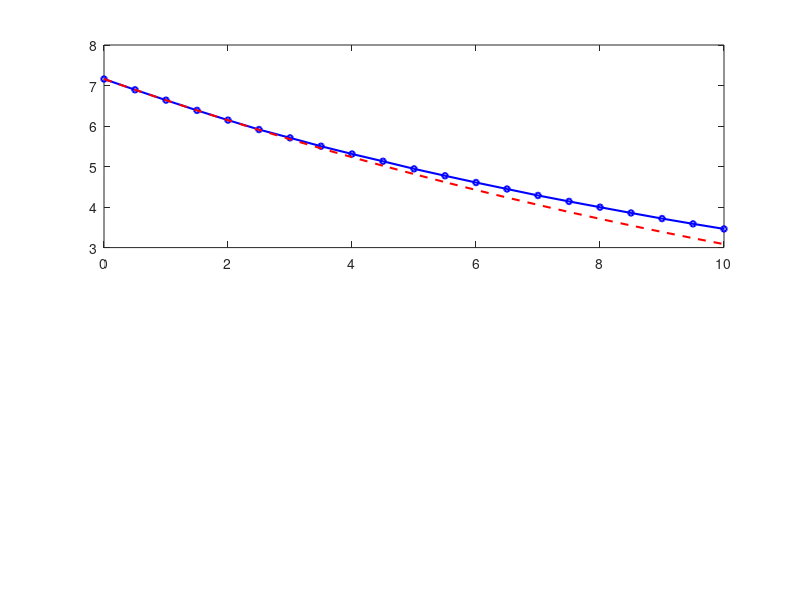

MATLAB code for this plot: (Note: this script raises an error after producing the figure.)
%% Longstaff - Schwartz method (LSM) for Bermudan options' pricing

clear; clc;

S0 = 100;
K = 102;
r = 0.02; % We need r as we price under ℚ
sigma = 0.18;
T = 1; % The option has a (total) life of one year
T1 = 0.5;

q = 0; % By modifying the paid dividends we observe how much the values 
% get different between a Bermudan and an European (q > 0)

d1 = (log(S0/K) + (r + 0.5*sigma^2)*(T-T1))/(sigma*sqrt(T-T1));

d2 = (log(S0/K) + (r - 0.5*sigma^2)*(T-T1))/(sigma*sqrt(T-T1));
    % or d1 - sigma*sqrt(T-T1)
    
Nd1 = normcdf(d1);

Nd2 = normcdf(d2);

%% Case 1: Only one intermediary exercise date, T1 = 0.5 (6 months)
% Simulate M = 100,000 paths

clc;

M = 100000;

St1 = zeros(M,1);
St_final = zeros(M,1);

for i=1:M

    z1 = randn;
    z2 = randn;

    % We need two standardized gaussian random variables, as Brownian 
    % motions from where z descend have independent increment

    S1 = S0*exp((r - q - 0.5*sigma^2)*T1 + sqrt(T1)*sigma*z1);
    ST = S1*exp((r - q - 0.5*sigma^2)*(T-T1) + sqrt(T-T1)*sigma*z2);
    St1(i,1) = S1;
    St_final(i,1) = ST;

end

stock_path = [St1, St_final];

% Compute continuation value at T1 (intermediary date)
% Discount payoff of the European Call at T1 and check the moneyness

discounted_payoff = exp(-r*(T-T1))*max(stock_path(:,2)-K, 0);

ITM = stock_path(:,1) > K; % Boolean 0-1

% Keep only the ITM stock. It increases the algorithm efficiency and
% makes sense since if the option is OTM at T1 we have no incentive to
% exercise it

S1_itm = stock_path(ITM, 1);
discounted_payoff_itm  = discounted_payoff(ITM);

% We run an OLS regression to estimate continuation value at T1

iota = ones(size(S1_itm));

X_itm = [iota, S1_itm, S1_itm.^2];
beta = X_itm \ discounted_payoff_itm;
continuation_value_itm = X_itm * beta;

% Compare immediate payoff with continuation value
immediate_payoff_itm = S1_itm - K;
early_exercise_itm = immediate_payoff_itm > continuation_value_itm;

cashflow_t0 = exp(-r*T) * max(stock_path(:,2) - K, 0);

itm_indices = find(ITM);
exercise_indices = itm_indices(early_exercise_itm);
cashflow_t0(exercise_indices) = exp(-r*T1) * (stock_path(exercise_indices, 1) - K);

% Final price
bermudan_price = mean(cashflow_t0);
european_mc_price = mean(exp(-r*T) * max(stock_path(:,2) - K, 0));

fprintf('Bermudan Call Price (LSM): %.4f\n', bermudan_price);
fprintf('European Call Price (MC):  %.4f\n', european_mc_price);

% As expected, we have that, in absence of dividends, 
% the two prices cohincide, hence determining an exercise premium of 0. 

% If we set a dividend q, then if we take care of the downward bias
% we have Bermudan > European

%% Sensitivity plot: Bermudan vs European price as dividend yield q varies

rng(42);
z1_vec = randn(M,1);
z2_vec = randn(M,1);

q_vec = 0:0.005:0.10; % q varies from 0 to 10%
berm_vec = zeros(size(q_vec));
euro_vec = zeros(size(q_vec));

for k = 1:length(q_vec)
    q_curr = q_vec(k);
    
    % New stock path
    St1_q = S0*exp((r - q_curr - 0.5*sigma^2)*T1 + sqrt(T1)*sigma*z1_vec);
    St_final_q = St1_q.*exp((r - q_curr - 0.5*sigma^2)*(T-T1) + sqrt(T-T1)*sigma*z2_vec);
    stock_path_q = [St1_q, St_final_q];
    
    % Same as before
    discounted_payoff_q = exp(-r*(T-T1))*max(stock_path_q(:,2)-K, 0);
    ITM_q = stock_path_q(:,1) > K;
    
    S1_itm_q = stock_path_q(ITM_q, 1);
    discounted_payoff_itm_q = discounted_payoff_q(ITM_q);
    
    iota_q = ones(size(S1_itm_q));
    X_itm_q = [iota_q, S1_itm_q, S1_itm_q.^2, S1_itm_q.^3]; % Grado 3 riduce il downward bias
    beta_q = X_itm_q \ discounted_payoff_itm_q;
    continuation_value_itm_q = X_itm_q * beta_q;
    
    immediate_payoff_itm_q = S1_itm_q - K;
    early_exercise_itm_q = immediate_payoff_itm_q > continuation_value_itm_q;
    
    cashflow_t0_q = exp(-r*T) * max(stock_path_q(:,2) - K, 0);
    itm_indices_q = find(ITM_q);
    exercise_indices_q = itm_indices_q(early_exercise_itm_q);
    cashflow_t0_q(exercise_indices_q) = exp(-r*T1) * (stock_path_q(exercise_indices_q, 1) - K);
    
    berm_vec(k) = mean(cashflow_t0_q);
    euro_vec(k) = mean(exp(-r*T) * max(stock_path_q(:,2) - K, 0));
end

figure;
subplot(2,1,1);
plot(q_vec*100, berm_vec, 'b-o', 'LineWidth', 1.5, 'MarkerSize', 4); hold on;
plot(q_vec*100, euro_vec, 'r--', 'LineWidth', 1.5);
xline(r*100, 'k:', 'q = r');
grid on;
xlabel('Dividend yield q (%)');
ylabel('Option Price');
title('Bermudan Call vs European Call as q varies');
legend('Bermudan Call (LSM)', 'European Call (MC)', 'Location', 'northeast');

subplot(2,1,2);
plot(q_vec*100, berm_vec - euro_vec, 'k-s', 'LineWidth', 1.5, 'MarkerSize', 4);
xline(r*100, 'k:', 'q = r');
yline(0, 'k-');
grid on;
xlabel('Dividend yield q (%)');
ylabel('Bermudan - European');
title('Early Exercise Premium as q varies');

script_dir = fileparts(mfilename('fullpath'));
out_png = fullfile(script_dir, 'bermudan_vs_european_q.png');
exportgraphics(gcf, out_png, 'Resolution', 300);
